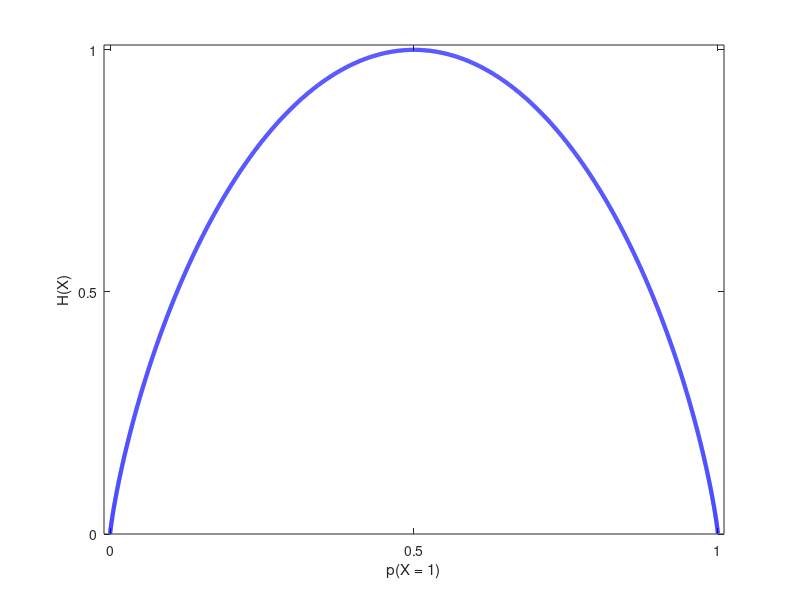

Write MATLAB code to recreate this figure. (Note: this script raises an error after producing the figure.)
%Plot the entropy of a Bernoulli random variable
%Written by Matthew Dunham
function bernoulliEntropyFig
    
    close all;
    x = 0:0.0001:1;
    H = @(x) -(x.*log2(x) + (1-x).*log2(1-x));
    plot(x,H(x),'-b','LineWidth',3);
    axis([-0.01 1.01 0 1.01]);
    xlabel('p(X = 1)');
    ylabel('H(X)');
    set(gca,'XTick',[0,0.5,1]);
    set(gca,'YTick',[0,0.5,1]);
    printPmtkFigure('bernoulliEntropy');
end